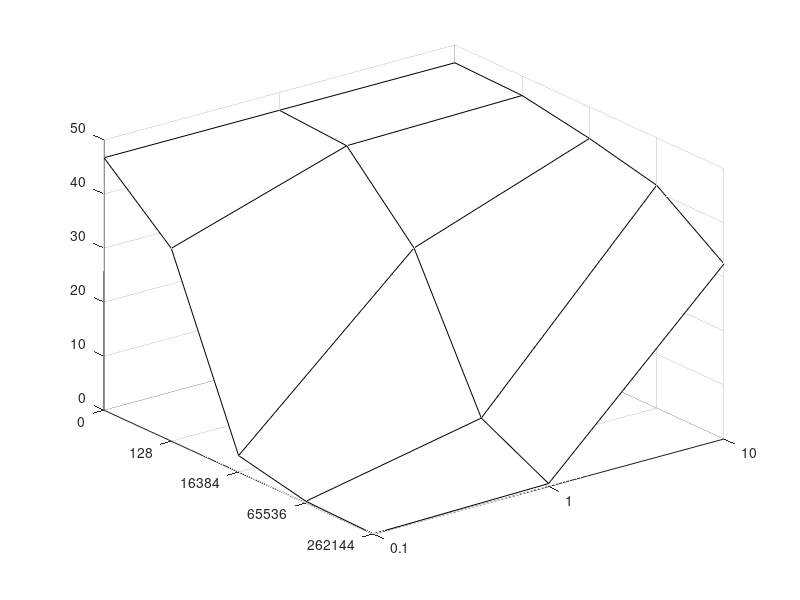

Recreate this plot in MATLAB.
x = [1 2 3; 1 2 3; 1 2 3; 1 2 3; 1 2 3;];
y = [5 5 5; 4 4 4; 3 3 3; 2 2 2; 1 1 1;];
z = [46.71 46.71 46.71; 35.68 45.87 46.38; 3.06 32.68 44.16; 0.33  6.94 41.22; 0.02 0.54 32.41];
m = mesh(x, y, z);
set(gca,'XTick',[1 2 3]);
set(gca, 'XTickLabel', {'0.1', '1', '10'});
set(gca, 'YTick', [1 2 3 4 5]);
set(gca,'YTickLabel',{'262144' '65536' '16384' '128' '0'});
set(m,'FaceColor','white','EdgeColor','black');

